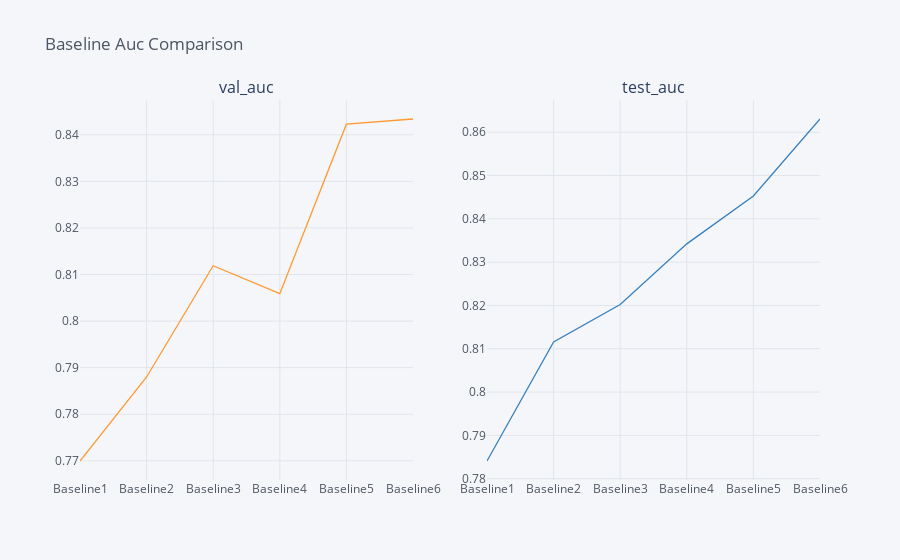

Notebook code cell kept with this figure:
### Code cell
Baselines[ordered[2:4]].iplot(subplots=True, subplot_titles=ordered[2:4], legend=False, title = 'Baseline Auc Comparison')

### Figure 1 — Plotly figure (JSON) as saved in the notebook; plotly's stock layout.template omitted (floating-point values rounded to 4 significant figures)
{"data": [{"line": {"color": "rgba(255, 153, 51, 1.0)", "dash": "solid", "shape": "linear", "width": 1.3}, "mode": "lines", "name": "val_auc", "text": "", "type": "scatter", "x": ["Baseline1", "Baseline2", "Baseline3", "Baseline4", "Baseline5", "Baseline6"], "xaxis": "x", "y": [0.77, 0.788, 0.8119, 0.8059, 0.8423, 0.8434], "yaxis": "y"}, {"line": {"color": "rgba(55, 128, 191, 1.0)", "dash": "solid", "shape": "linear", "width": 1.3}, "mode": "lines", "name": "test_auc", "text": "", "type": "scatter", "x": ["Baseline1", "Baseline2", "Baseline3", "Baseline4", "Baseline5", "Baseline6"], "xaxis": "x2", "y": [0.7841, 0.8116, 0.8202, 0.8342, 0.8453, 0.8631], "yaxis": "y2"}], "layout": {"annotations": [{"font": {"size": 16}, "showarrow": false, "text": "val_auc", "x": 0.225, "xanchor": "center", "xref": "paper", "y": 1, "yanchor": "bottom", "yref": "paper"}, {"font": {"size": 16}, "showarrow": false, "text": "test_auc", "x": 0.775, "xanchor": "center", "xref": "paper", "y": 1, "yanchor": "bottom", "yref": "paper"}], "autosize": true, "legend": {"bgcolor": "#F5F6F9", "font": {"color": "#4D5663"}}, "paper_bgcolor": "#F5F6F9", "plot_bgcolor": "#F5F6F9", "showlegend": false, "title": {"font": {"color": "#4D5663"}, "text": "Baseline Auc Comparison"}, "xaxis": {"anchor": "y", "autorange": true, "domain": [0, 0.45], "gridcolor": "#E1E5ED", "range": [0, 5], "showgrid": true, "tickfont": {"color": "#4D5663"}, "title": {"font": {"color": "#4D5663"}, "text": ""}, "type": "category", "zerolinecolor": "#E1E5ED"}, "xaxis2": {"anchor": "y2", "autorange": true, "domain": [0.55, 1], "gridcolor": "#E1E5ED", "range": [0, 5], "showgrid": true, "tickfont": {"color": "#4D5663"}, "title": {"font": {"color": "#4D5663"}, "text": ""}, "type": "category", "zerolinecolor": "#E1E5ED"}, "yaxis": {"anchor": "x", "autorange": true, "domain": [0, 1], "gridcolor": "#E1E5ED", "range": [0.7659, 0.8475], "showgrid": true, "tickfont": {"color": "#4D5663"}, "title": {"font": {"color": "#4D5663"}, "text": ""}, "type": "linear", "zerolinecolor": "#E1E5ED"}, "yaxis2": {"anchor": "x2", "autorange": true, "domain": [0, 1], "gridcolor": "#E1E5ED", "range": [0.7797, 0.8675], "showgrid": true, "tickfont": {"color": "#4D5663"}, "title": {"font": {"color": "#4D5663"}, "text": ""}, "type": "linear", "zerolinecolor": "#E1E5ED"}}}
